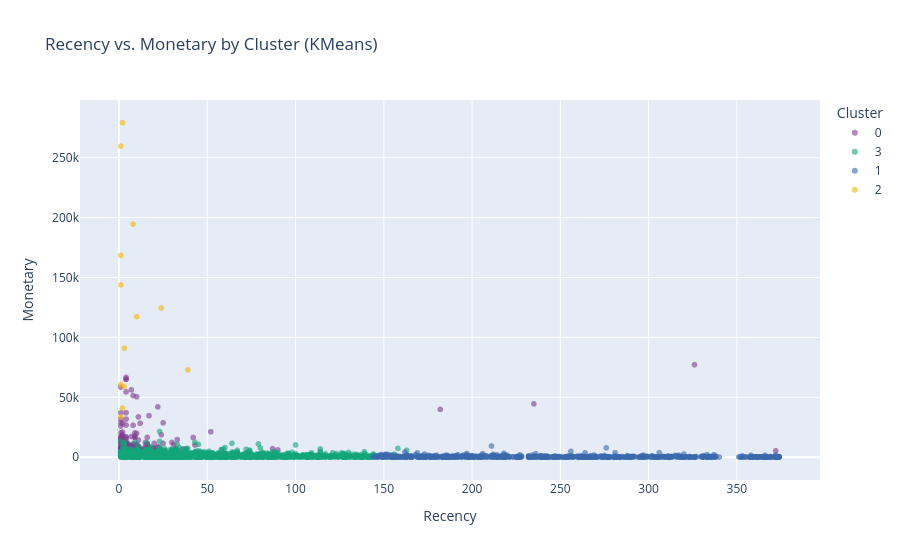
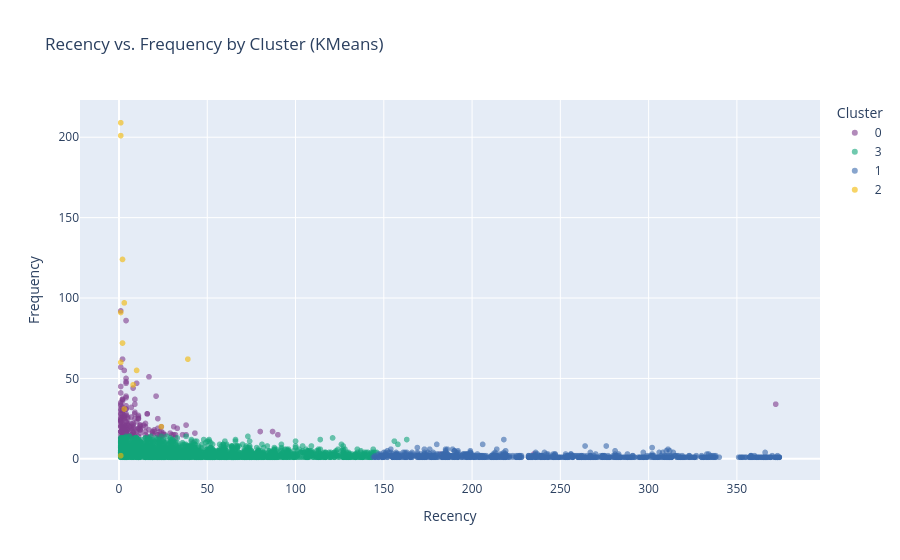
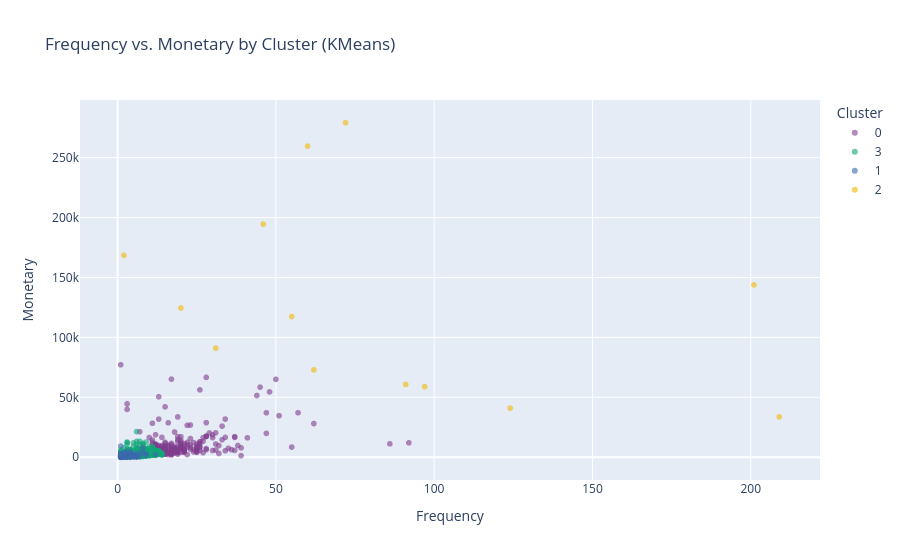

Notebook code for these charts, in order:
### Markdown cell above
#### Heatmap of Standardized Centroids (Seaborn)
Description: Heatmap of standardized (z-scored) RFM means per cluster, with color intensity (red for positive, blue for negative) and annotations.
Significance:
Shows relative differences in RFM metrics across clusters on a standardized scale.
Highlights defining traits (e.g., negative Recency, positive Monetary for High-Value).
Easy to interpret for non-technical stakeholders.

Business Insight: Cluster 0’s strong positive Monetary z-score suggests high-spending customers, ideal for premium offers (e.g., exclusive products in France).

### Code cell
# 5. 2D Scatter Plots (Plotly)
for x_metric, y_metric in [('Recency', 'Monetary'), ('Recency', 'Frequency'), ('Frequency', 'Monetary')]:
    fig = px.scatter(
        rfm,
        x=x_metric,
        y=y_metric,
        color='Cluster',
        title=f'{x_metric} vs. {y_metric} by Cluster ({method})',
        hover_data=['CustomerID'],
        color_discrete_sequence=px.colors.qualitative.Bold,
        opacity=0.6
    )
    fig.show()
    print(f"Displayed 2D scatter plot: {x_metric} vs. {y_metric}")

### Figure 1 — Plotly figure (JSON) as saved in the notebook; plotly's stock layout.template omitted (floating-point values rounded to 4 significant figures; data arrays with more than 128 entries replaced by an {"elided": "..."} marker saying what was removed)
{"data": [{"customdata": {"elided": "213x1 str values"}, "hovertemplate": "Cluster=0<br>Recency=%{x}<br>Monetary=%{y}<br>CustomerID=%{customdata[0]}<extra></extra>", "legendgroup": "0", "marker": {"color": "rgb(127, 60, 141)", "opacity": 0.6, "symbol": "circle"}, "mode": "markers", "name": "0", "showlegend": true, "type": "scattergl", "x": {"elided": "213 int values"}, "xaxis": "x", "y": {"elided": "213 float values"}, "yaxis": "y"}, {"customdata": {"elided": "3048x1 str values"}, "hovertemplate": "Cluster=3<br>Recency=%{x}<br>Monetary=%{y}<br>CustomerID=%{customdata[0]}<extra></extra>", "legendgroup": "3", "marker": {"color": "rgb(17, 165, 121)", "opacity": 0.6, "symbol": "circle"}, "mode": "markers", "name": "3", "showlegend": true, "type": "scattergl", "x": {"elided": "3048 int values"}, "xaxis": "x", "y": {"elided": "3048 float values"}, "yaxis": "y"}, {"customdata": {"elided": "1064x1 str values"}, "hovertemplate": "Cluster=1<br>Recency=%{x}<br>Monetary=%{y}<br>CustomerID=%{customdata[0]}<extra></extra>", "legendgroup": "1", "marker": {"color": "rgb(57, 105, 172)", "opacity": 0.6, "symbol": "circle"}, "mode": "markers", "name": "1", "showlegend": true, "type": "scattergl", "x": {"elided": "1064 int values"}, "xaxis": "x", "y": {"elided": "1064 float values"}, "yaxis": "y"}, {"customdata": [["12415"], ["12748"], ["13089"], ["14156"], ["14646"], ["14911"], ["15311"], ["16029"], ["16446"], ["17450"], ["17511"], ["17841"], ["18102"]], "hovertemplate": "Cluster=2<br>Recency=%{x}<br>Monetary=%{y}<br>CustomerID=%{customdata[0]}<extra></extra>", "legendgroup": "2", "marker": {"color": "rgb(242, 183, 1)", "opacity": 0.6, "symbol": "circle"}, "mode": "markers", "name": "2", "showlegend": true, "type": "scattergl", "x": [24, 1, 3, 10, 2, 1, 1, 39, 1, 8, 3, 2, 1], "xaxis": "x", "y": [124600.0, 33720.0, 58830.0, 117400.0, 279100.0, 143800.0, 60770.0, 72880.0, 168500.0, 194600.0, 91060.0, 40990.0, 259700.0], "yaxis": "y"}], "layout": {"legend": {"title": {"text": "Cluster"}, "tracegroupgap": 0}, "title": {"text": "Recency vs. Monetary by Cluster (KMeans)"}, "xaxis": {"anchor": "y", "domain": [0, 1], "title": {"text": "Recency"}}, "yaxis": {"anchor": "x", "domain": [0, 1], "title": {"text": "Monetary"}}}}

### Figure 2 — Plotly figure (JSON) as saved in the notebook; plotly's stock layout.template omitted (floating-point values rounded to 4 significant figures; data arrays with more than 128 entries replaced by an {"elided": "..."} marker saying what was removed)
{"data": [{"customdata": {"elided": "213x1 str values"}, "hovertemplate": "Cluster=0<br>Recency=%{x}<br>Frequency=%{y}<br>CustomerID=%{customdata[0]}<extra></extra>", "legendgroup": "0", "marker": {"color": "rgb(127, 60, 141)", "opacity": 0.6, "symbol": "circle"}, "mode": "markers", "name": "0", "showlegend": true, "type": "scattergl", "x": {"elided": "213 int values"}, "xaxis": "x", "y": {"elided": "213 int values"}, "yaxis": "y"}, {"customdata": {"elided": "3048x1 str values"}, "hovertemplate": "Cluster=3<br>Recency=%{x}<br>Frequency=%{y}<br>CustomerID=%{customdata[0]}<extra></extra>", "legendgroup": "3", "marker": {"color": "rgb(17, 165, 121)", "opacity": 0.6, "symbol": "circle"}, "mode": "markers", "name": "3", "showlegend": true, "type": "scattergl", "x": {"elided": "3048 int values"}, "xaxis": "x", "y": {"elided": "3048 int values"}, "yaxis": "y"}, {"customdata": {"elided": "1064x1 str values"}, "hovertemplate": "Cluster=1<br>Recency=%{x}<br>Frequency=%{y}<br>CustomerID=%{customdata[0]}<extra></extra>", "legendgroup": "1", "marker": {"color": "rgb(57, 105, 172)", "opacity": 0.6, "symbol": "circle"}, "mode": "markers", "name": "1", "showlegend": true, "type": "scattergl", "x": {"elided": "1064 int values"}, "xaxis": "x", "y": {"elided": "1064 int values"}, "yaxis": "y"}, {"customdata": [["12415"], ["12748"], ["13089"], ["14156"], ["14646"], ["14911"], ["15311"], ["16029"], ["16446"], ["17450"], ["17511"], ["17841"], ["18102"]], "hovertemplate": "Cluster=2<br>Recency=%{x}<br>Frequency=%{y}<br>CustomerID=%{customdata[0]}<extra></extra>", "legendgroup": "2", "marker": {"color": "rgb(242, 183, 1)", "opacity": 0.6, "symbol": "circle"}, "mode": "markers", "name": "2", "showlegend": true, "type": "scattergl", "x": [24, 1, 3, 10, 2, 1, 1, 39, 1, 8, 3, 2, 1], "xaxis": "x", "y": [20, 209, 97, 55, 72, 201, 91, 62, 2, 46, 31, 124, 60], "yaxis": "y"}], "layout": {"legend": {"title": {"text": "Cluster"}, "tracegroupgap": 0}, "title": {"text": "Recency vs. Frequency by Cluster (KMeans)"}, "xaxis": {"anchor": "y", "domain": [0, 1], "title": {"text": "Recency"}}, "yaxis": {"anchor": "x", "domain": [0, 1], "title": {"text": "Frequency"}}}}

### Figure 3 — Plotly figure (JSON) as saved in the notebook; plotly's stock layout.template omitted (floating-point values rounded to 4 significant figures; data arrays with more than 128 entries replaced by an {"elided": "..."} marker saying what was removed)
{"data": [{"customdata": {"elided": "213x1 str values"}, "hovertemplate": "Cluster=0<br>Frequency=%{x}<br>Monetary=%{y}<br>CustomerID=%{customdata[0]}<extra></extra>", "legendgroup": "0", "marker": {"color": "rgb(127, 60, 141)", "opacity": 0.6, "symbol": "circle"}, "mode": "markers", "name": "0", "showlegend": true, "type": "scattergl", "x": {"elided": "213 int values"}, "xaxis": "x", "y": {"elided": "213 float values"}, "yaxis": "y"}, {"customdata": {"elided": "3048x1 str values"}, "hovertemplate": "Cluster=3<br>Frequency=%{x}<br>Monetary=%{y}<br>CustomerID=%{customdata[0]}<extra></extra>", "legendgroup": "3", "marker": {"color": "rgb(17, 165, 121)", "opacity": 0.6, "symbol": "circle"}, "mode": "markers", "name": "3", "showlegend": true, "type": "scattergl", "x": {"elided": "3048 int values"}, "xaxis": "x", "y": {"elided": "3048 float values"}, "yaxis": "y"}, {"customdata": {"elided": "1064x1 str values"}, "hovertemplate": "Cluster=1<br>Frequency=%{x}<br>Monetary=%{y}<br>CustomerID=%{customdata[0]}<extra></extra>", "legendgroup": "1", "marker": {"color": "rgb(57, 105, 172)", "opacity": 0.6, "symbol": "circle"}, "mode": "markers", "name": "1", "showlegend": true, "type": "scattergl", "x": {"elided": "1064 int values"}, "xaxis": "x", "y": {"elided": "1064 float values"}, "yaxis": "y"}, {"customdata": [["12415"], ["12748"], ["13089"], ["14156"], ["14646"], ["14911"], ["15311"], ["16029"], ["16446"], ["17450"], ["17511"], ["17841"], ["18102"]], "hovertemplate": "Cluster=2<br>Frequency=%{x}<br>Monetary=%{y}<br>CustomerID=%{customdata[0]}<extra></extra>", "legendgroup": "2", "marker": {"color": "rgb(242, 183, 1)", "opacity": 0.6, "symbol": "circle"}, "mode": "markers", "name": "2", "showlegend": true, "type": "scattergl", "x": [20, 209, 97, 55, 72, 201, 91, 62, 2, 46, 31, 124, 60], "xaxis": "x", "y": [124600.0, 33720.0, 58830.0, 117400.0, 279100.0, 143800.0, 60770.0, 72880.0, 168500.0, 194600.0, 91060.0, 40990.0, 259700.0], "yaxis": "y"}], "layout": {"legend": {"title": {"text": "Cluster"}, "tracegroupgap": 0}, "title": {"text": "Frequency vs. Monetary by Cluster (KMeans)"}, "xaxis": {"anchor": "y", "domain": [0, 1], "title": {"text": "Frequency"}}, "yaxis": {"anchor": "x", "domain": [0, 1], "title": {"text": "Monetary"}}}}
